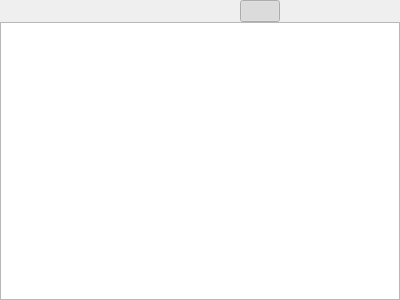
<?xml version="1.0" encoding="UTF-8"?>
<ui version="4.0">
 <class>MultiView</class>
 <widget class="QWidget" name="MultiView">
  <property name="geometry">
   <rect>
    <x>0</x>
    <y>0</y>
    <width>400</width>
    <height>300</height>
   </rect>
  </property>
  <property name="windowTitle">
   <string>Form</string>
  </property>
  <layout class="QGridLayout" name="gridLayout">
   <property name="leftMargin">
    <number>0</number>
   </property>
   <property name="topMargin">
    <number>0</number>
   </property>
   <property name="rightMargin">
    <number>0</number>
   </property>
   <property name="bottomMargin">
    <number>0</number>
   </property>
   <property name="spacing">
    <number>0</number>
   </property>
   <item row="1" column="0" colspan="7">
    <widget class="QStackedWidget" name="stackedWidget">
     <property name="currentIndex">
      <number>2</number>
     </property>
     <widget class="QWidget" name="pageList">
      <layout class="QGridLayout" name="gridLayout_2">
       <property name="leftMargin">
        <number>0</number>
       </property>
       <property name="topMargin">
        <number>0</number>
       </property>
       <property name="rightMargin">
        <number>0</number>
       </property>
       <property name="bottomMargin">
        <number>0</number>
       </property>
       <property name="spacing">
        <number>0</number>
       </property>
       <item row="0" column="0">
        <widget class="QListView" name="listView"/>
       </item>
      </layout>
     </widget>
     <widget class="QWidget" name="pageTree">
      <layout class="QGridLayout" name="gridLayout_3">
       <property name="leftMargin">
        <number>0</number>
       </property>
       <property name="topMargin">
        <number>0</number>
       </property>
       <property name="rightMargin">
        <number>0</number>
       </property>
       <property name="bottomMargin">
        <number>0</number>
       </property>
       <property name="spacing">
        <number>0</number>
       </property>
       <item row="0" column="0">
        <widget class="QTreeView" name="treeView"/>
       </item>
      </layout>
     </widget>
     <widget class="QWidget" name="pageTable">
      <layout class="QGridLayout" name="gridLayout_4">
       <property name="leftMargin">
        <number>0</number>
       </property>
       <property name="topMargin">
        <number>0</number>
       </property>
       <property name="rightMargin">
        <number>0</number>
       </property>
       <property name="bottomMargin">
        <number>0</number>
       </property>
       <property name="spacing">
        <number>0</number>
       </property>
       <item row="0" column="0">
        <widget class="QTableView" name="tableView"/>
       </item>
      </layout>
     </widget>
    </widget>
   </item>
   <item row="0" column="1">
    <spacer name="horizontalSpacer">
     <property name="orientation">
      <enum>Qt::Orientation::Horizontal</enum>
     </property>
     <property name="sizeHint" stdset="0">
      <size>
       <width>195</width>
       <height>20</height>
      </size>
     </property>
    </spacer>
   </item>
   <item row="0" column="2">
    <widget class="QPushButton" name="pushButtonViewGrid">
     <property name="text">
      <string/>
     </property>
     <property name="icon">
      <iconset resource="../../libres/resources/icons.qrc">
       <normaloff>:/icons/app/view_grid.png</normaloff>:/icons/app/view_grid.png</iconset>
     </property>
     <property name="checkable">
      <bool>true</bool>
     </property>
     <property name="checked">
      <bool>true</bool>
     </property>
     <property name="default">
      <bool>false</bool>
     </property>
     <property name="flat">
      <bool>true</bool>
     </property>
     <attribute name="buttonGroup">
      <string notr="true">buttonGroupView</string>
     </attribute>
    </widget>
   </item>
   <item row="0" column="3">
    <widget class="QPushButton" name="pushButtonViewList">
     <property name="text">
      <string/>
     </property>
     <property name="icon">
      <iconset resource="../../libres/resources/icons.qrc">
       <normaloff>:/icons/app/view_list.png</normaloff>:/icons/app/view_list.png</iconset>
     </property>
     <property name="checkable">
      <bool>true</bool>
     </property>
     <property name="flat">
      <bool>true</bool>
     </property>
     <attribute name="buttonGroup">
      <string notr="true">buttonGroupView</string>
     </attribute>
    </widget>
   </item>
   <item row="0" column="4">
    <widget class="QPushButton" name="pushButtonViewDetails">
     <property name="text">
      <string/>
     </property>
     <property name="icon">
      <iconset resource="../../libres/resources/icons.qrc">
       <normaloff>:/icons/app/view_details.png</normaloff>:/icons/app/view_details.png</iconset>
     </property>
     <property name="checkable">
      <bool>true</bool>
     </property>
     <property name="flat">
      <bool>true</bool>
     </property>
     <attribute name="buttonGroup">
      <string notr="true">buttonGroupView</string>
     </attribute>
    </widget>
   </item>
   <item row="0" column="5">
    <widget class="QPushButton" name="pushButtonViewTree">
     <property name="text">
      <string/>
     </property>
     <property name="icon">
      <iconset resource="../../libres/resources/icons.qrc">
       <normaloff>:/icons/app/view_tree.png</normaloff>:/icons/app/view_tree.png</iconset>
     </property>
     <property name="checkable">
      <bool>true</bool>
     </property>
     <property name="flat">
      <bool>true</bool>
     </property>
     <attribute name="buttonGroup">
      <string notr="true">buttonGroupView</string>
     </attribute>
    </widget>
   </item>
  </layout>
 </widget>
 <resources>
  <include location="../../libres/resources/icons.qrc"/>
 </resources>
 <connections/>
 <buttongroups>
  <buttongroup name="buttonGroupView"/>
 </buttongroups>
</ui>
